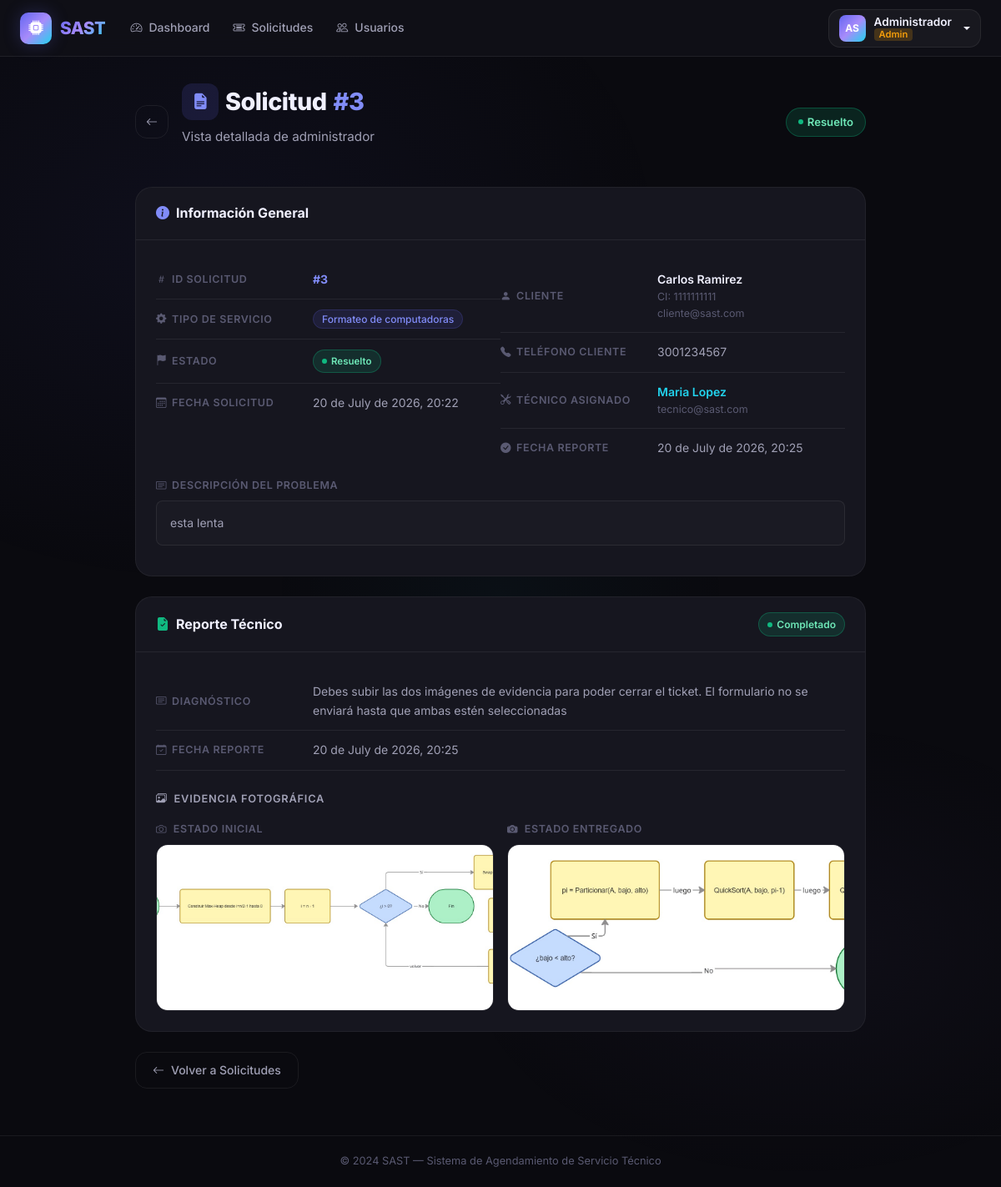
/admin/solicitudes/3 (signed in), run on the app's committed database.
### app/models/user.py (models this page shows, shortened)
class User(UserMixin, db.Model):
    __tablename__ = 'user'
    id_user = db.Column(db.Integer, primary_key=True, autoincrement=True)
    ncedula = db.Column('Ncedula', db.String(20), nullable=False, unique=True)
    nombres = db.Column('Nombres', db.String(100), nullable=False)
    apellidos = db.Column('Apellidos', db.String(100), nullable=False)
    fecha_nacimiento = db.Column(db.Date, nullable=False)
    numero_telefono = db.Column(db.String(20), nullable=False)
    correo = db.Column('Correo', db.String(150), nullable=False, unique=True)
    contrasena = db.Column(db.String(255), nullable=False)
    sector = db.Column('Sector', db.String(100), nullable=False)
    declaracion_veracidad = db.Column(db.Boolean, default=False)
    autorizacion_datos = db.Column(db.Boolean, default=False)
    reset_token = db.Column(db.String(100), nullable=True, unique=True)
    reset_token_expiry = db.Column(db.DateTime, nullable=True)
    id_rol = db.Column(db.Integer, db.ForeignKey('roles.id_rol'), nullable=False)
    solicitudes_como_cliente = db.relationship(
        'Solicitud', foreign_keys='Solicitud.id_cliente',
        backref='cliente', lazy='dynamic'
    )
    solicitudes_como_tecnico = db.relationship(
        'Solicitud', foreign_keys='Solicitud.id_tecnico',
        backref='tecnico', lazy='dynamic'
    )
    mensajes_enviados = db.relationship('Mensaje', backref='remitente', lazy='dynamic')
    reportes = db.relationship('Reporte', backref='tecnico_reporte', lazy='dynamic')
    calificaciones_dadas = db.relationship('CalificacionTecnico', backref='cliente_calificador', lazy='dynamic')
    detalles_tecnico = db.relationship('DetallesTecnico', backref='tecnico_detalle', uselist=False)
    @property
    def nombre_completo(self):
        return f'{self.nombres} {self.apellidos}'
    @property
    def es_admin(self):
        return self.rol.nombre_rol == 'admin'
    @property
    def es_solicitante(self):
        return self.rol.nombre_rol == 'solicitante'

class Rol(db.Model):
    __tablename__ = 'roles'
    id_rol = db.Column(db.Integer, primary_key=True, autoincrement=True)
    nombre_rol = db.Column(db.String(50), nullable=False)
    usuarios = db.relationship('User', backref='rol', lazy=True)

### app/models/solicitud.py (models this page shows, shortened)
class Solicitud(db.Model):
    __tablename__ = 'solicitudes'
    id_solicitud = db.Column(db.Integer, primary_key=True, autoincrement=True)
    descripcion = db.Column(db.Text, nullable=False)
    fecha_atencion = db.Column(db.Date, nullable=False)
    horario_solicitado = db.Column(db.String(50), nullable=False)
    recursos_adicionales = db.Column(db.Text)
    fecha_creacion = db.Column(db.DateTime, default=datetime.utcnow)
    id_cliente = db.Column(db.Integer, db.ForeignKey('user.id_user'), nullable=False)
    id_tecnico = db.Column(db.Integer, db.ForeignKey('user.id_user'), nullable=True)
    id_estado = db.Column(db.Integer, db.ForeignKey('estado_solicitudes.id_estado'), nullable=False)
    id_tipo_soporte = db.Column(db.Integer, db.ForeignKey('tipo_soportes.id_tipo_soporte'), nullable=False)
    mensajes = db.relationship('Mensaje', backref='solicitud', lazy='dynamic', cascade='all, delete-orphan')
    reporte = db.relationship('Reporte', backref='solicitud', uselist=False, cascade='all, delete-orphan')
    calificacion = db.relationship('CalificacionTecnico', backref='solicitud', uselist=False, cascade='all, delete-orphan')

class EstadoSolicitud(db.Model):
    __tablename__ = 'estado_solicitudes'
    id_estado = db.Column(db.Integer, primary_key=True, autoincrement=True)
    nombre_estado = db.Column(db.String(50), nullable=False)
    solicitudes = db.relationship('Solicitud', backref='estado', lazy=True)

class TipoSoporte(db.Model):
    __tablename__ = 'tipo_soportes'
    id_tipo_soporte = db.Column(db.Integer, primary_key=True, autoincrement=True)
    nombre_soporte = db.Column(db.String(100), nullable=False)
    solicitudes = db.relationship('Solicitud', backref='tipo_soporte', lazy=True)

### app/models/reporte.py (models this page shows, shortened)
class Reporte(db.Model):
    __tablename__ = 'reportes'
    id_reporte = db.Column(db.Integer, primary_key=True, autoincrement=True)
    id_solicitud = db.Column(db.Integer, db.ForeignKey('solicitudes.id_solicitud'), nullable=False)
    id_tecnico = db.Column(db.Integer, db.ForeignKey('user.id_user'), nullable=False)
    descripcion_trabajo = db.Column(db.Text, nullable=False)
    imagen_evidencia_1 = db.Column(db.String(255), nullable=False)  # Obligatorio: cómo recibió
    imagen_evidencia_2 = db.Column(db.String(255), nullable=False)  # Obligatorio: cómo entregó
    fecha_creacion = db.Column(db.DateTime, default=datetime.utcnow)

### app/blueprints/admin/__init__.py (the view)
@admin_bp.route('/solicitudes/<int:solicitud_id>')
@login_required
@admin_required
def ver_solicitud(solicitud_id):
    solicitud = Solicitud.query.get_or_404(solicitud_id)
    return render_template('admin/ver_solicitud.html', solicitud=solicitud)

### app/blueprints/admin/__init__.py (called while the page is built)
def admin_required(f):
    @wraps(f)
    def decorated(*args, **kwargs):
        if not current_user.is_authenticated:
            return redirect(url_for('auth.login'))
        if not current_user.es_admin:
            abort(403)
        return f(*args, **kwargs)
    return decorated

### app/templates/admin/ver_solicitud.html (shortened to what this page needs)
{% extends 'base.html' %}
{% block content %}
<div class="container" style="max-width:900px;">
  <div class="page-header">
    <div class="d-flex align-items-center justify-content-between flex-wrap gap-3">
      <div class="d-flex align-items-center gap-3">
        <a href="{{ url_for('admin.solicitudes') }}" class="btn-outline-custom" style="padding:8px 12px;flex-shrink:0;">
          <i class="bi bi-arrow-left"></i>
        </a>
        <div>
          <h1 class="d-flex align-items-center gap-2">
            <span class="stat-icon purple" style="width:44px;height:44px;border-radius:12px;font-size:1.2rem;">
              <i class="bi bi-file-earmark-text-fill"></i>
            </span>
            Solicitud <span style="color:var(--primary-light);">#{{ solicitud.id_solicitud }}</span>
          </h1>
          <p>Vista detallada de administrador</p>
        </div>
      </div>
      <div class="d-flex gap-2 align-items-center">
        {% set estado_slug = solicitud.estado.nombre_estado | lower | replace(' ', '-') %}
        <span class="badge-status status-{{ estado_slug }}" style="font-size:0.82rem;padding:6px 14px;">
          {{ solicitud.estado.nombre_estado }}
        </span>
      </div>
    </div>
  </div>
  <div class="section-card mb-4">
    <div class="section-card-header">
      <div class="d-flex align-items-center gap-2">
        <i class="bi bi-info-circle-fill" style="color:var(--primary-light);"></i>
        <span style="font-weight:700;">Información General</span>
      </div>
    </div>
    <div class="section-card-body">
      <div class="row g-0">
        <div class="col-md-6">
          <div class="detail-row">
            <div class="detail-label"><i class="bi bi-hash"></i> ID Solicitud</div>
            <div class="detail-value" style="font-weight:700;color:var(--primary-light);">#{{ solicitud.id_solicitud }}</div>
          </div>
          <div class="detail-row">
            <div class="detail-label"><i class="bi bi-gear-fill"></i> Tipo de Servicio</div>
            <div class="detail-value">
              <span class="badge-type">{{ solicitud.tipo_soporte.nombre_soporte }}</span>
            </div>
          </div>
          <div class="detail-row">
            <div class="detail-label"><i class="bi bi-flag-fill"></i> Estado</div>
            <div class="detail-value">
              <span class="badge-status status-{{ estado_slug }}">{{ solicitud.estado.nombre_estado }}</span>
            </div>
          </div>
          <div class="detail-row">
            <div class="detail-label"><i class="bi bi-calendar3"></i> Fecha Solicitud</div>
            <div class="detail-value">
              {{ solicitud.fecha_creacion.strftime('%d de %B de %Y, %H:%M') if solicitud.fecha_creacion else '—' }}
            </div>
          </div>
        </div>
        <div class="col-md-6">
          <div class="detail-row">
            <div class="detail-label"><i class="bi bi-person-fill"></i> Cliente</div>
            <div class="detail-value">
              <div style="font-weight:600;color:var(--text-primary);">{{ solicitud.cliente.nombre_completo }}</div>
              <div style="font-size:0.78rem;color:var(--text-muted);">CI: {{ solicitud.cliente.ncedula }}</div>
              <div style="font-size:0.78rem;color:var(--text-muted);">{{ solicitud.cliente.correo }}</div>
            </div>
          </div>
          <div class="detail-row">
            <div class="detail-label"><i class="bi bi-telephone-fill"></i> Teléfono Cliente</div>
            <div class="detail-value">{{ solicitud.cliente.numero_telefono or '—' }}</div>
          </div>
          <div class="detail-row">
            <div class="detail-label"><i class="bi bi-tools"></i> Técnico Asignado</div>
            <div class="detail-value">
              {% if solicitud.tecnico %}
              <div style="font-weight:600;color:var(--secondary);">{{ solicitud.tecnico.nombre_completo }}</div>
              <div style="font-size:0.78rem;color:var(--text-muted);">{{ solicitud.tecnico.correo }}</div>
              {% else %}
              <span style="color:var(--text-muted);font-style:italic;">No asignado</span>
              {% endif %}
            </div>
          </div>
          {% if solicitud.reporte %}
          <div class="detail-row">
            <div class="detail-label"><i class="bi bi-check-circle-fill"></i> Fecha Reporte</div>
            <div class="detail-value">{{ solicitud.reporte.fecha_creacion.strftime('%d de %B de %Y, %H:%M') }}</div>
          </div>
          {% endif %}
        </div>
      </div>
      <div class="detail-row" style="flex-direction:column;gap:8px;border-bottom:none;">
        <div class="detail-label"><i class="bi bi-card-text"></i> Descripción del Problema</div>
        <div class="detail-value" style="background:rgba(255,255,255,0.02);border:1px solid var(--border);border-radius:var(--radius-sm);padding:14px 16px;line-height:1.7;">
          {{ solicitud.descripcion }}
        </div>
      </div>
    </div>
  </div>
  {% if solicitud.reporte %}
  <div class="section-card mb-4">
    <div class="section-card-header">
      <div class="d-flex align-items-center gap-2">
        <i class="bi bi-file-earmark-check-fill" style="color:var(--success);"></i>
        <span style="font-weight:700;">Reporte Técnico</span>
      </div>
      <span class="badge-status status-resuelto" style="font-size:0.75rem;">Completado</span>
    </div>
    <div class="section-card-body">
      <div class="detail-row">
        <div class="detail-label"><i class="bi bi-card-text"></i> Diagnóstico</div>
        <div class="detail-value">{{ solicitud.reporte.descripcion_trabajo }}</div>
      </div>
      <div class="detail-row">
        <div class="detail-label"><i class="bi bi-calendar-check"></i> Fecha Reporte</div>
        <div class="detail-value">{{ solicitud.reporte.fecha_creacion.strftime('%d de %B de %Y, %H:%M') }}</div>
      </div>
      {% if solicitud.reporte.imagen_evidencia_1 or solicitud.reporte.imagen_evidencia_2 %}
      <div class="mt-4">
        <div class="form-label mb-3"><i class="bi bi-images me-1"></i> Evidencia Fotográfica</div>
        <div class="evidence-grid">
          {% if solicitud.reporte.imagen_evidencia_1 %}
          <div>
            <div style="font-size:0.78rem;color:var(--text-muted);margin-bottom:8px;font-weight:600;text-transform:uppercase;letter-spacing:.05em;">
              <i class="bi bi-camera me-1"></i> Estado Inicial
            </div>
            <img src="{{ url_for('static', filename=solicitud.reporte.imagen_evidencia_1) }}"
                 alt="Estado inicial" class="evidence-img"
                 onclick="window.open(this.src, '_blank')">
          </div>
          {% endif %}
          {% if solicitud.reporte.imagen_evidencia_2 %}
          <div>
            <div style="font-size:0.78rem;color:var(--text-muted);margin-bottom:8px;font-weight:600;text-transform:uppercase;letter-spacing:.05em;">
              <i class="bi bi-camera-fill me-1"></i> Estado Entregado
            </div>
            <img src="{{ url_for('static', filename=solicitud.reporte.imagen_evidencia_2) }}"
                 alt="Estado entregado" class="evidence-img"
                 onclick="window.open(this.src, '_blank')">
          </div>
          {% endif %}
        </div>
      </div>
      {% endif %}
    </div>
  </div>
  {% endif %}
  <div class="d-flex gap-3 justify-content-between flex-wrap pb-4">
    <a href="{{ url_for('admin.solicitudes') }}" class="btn-outline-custom">
      <i class="bi bi-arrow-left"></i> Volver a Solicitudes
    </a>
  </div>
</div>
{% endblock %}

### app/templates/base.html (shortened to what this page needs)
<!DOCTYPE html>
<html lang="es">
<head>
    <link href="https://cdn.jsdelivr.net/npm/bootstrap@5.3.3/dist/css/bootstrap.min.css" rel="stylesheet">
    <link rel="stylesheet" href="https://cdn.jsdelivr.net/npm/bootstrap-icons@1.11.3/font/bootstrap-icons.min.css">
    <link rel="stylesheet" href="{{ url_for('static', filename='css/main.css') }}">
</head>
<body>
{% if current_user.is_authenticated %}
<nav class="navbar navbar-expand-lg" id="mainNavbar">
    <div class="container-fluid px-4">
        <a class="navbar-brand" href="{{ url_for('index') }}">
            <div class="brand-icon">
                <i class="bi bi-cpu-fill"></i>
            </div>
            <span>SAST</span>
        </a>
        <div class="collapse navbar-collapse" id="navContent">
            <ul class="navbar-nav me-auto mb-2 mb-lg-0">
                {% if current_user.es_admin %}
                <li class="nav-item">
                    <a class="nav-link {% if request.endpoint == 'admin.dashboard' %}active{% endif %}"
                       href="{{ url_for('admin.dashboard') }}">
                        <i class="bi bi-speedometer2 me-1"></i>Dashboard
                    </a>
                </li>
                <li class="nav-item">
                    <a class="nav-link {% if request.endpoint == 'admin.solicitudes' %}active{% endif %}"
                       href="{{ url_for('admin.solicitudes') }}">
                        <i class="bi bi-ticket-detailed me-1"></i>Solicitudes
                    </a>
                </li>
                <li class="nav-item">
                    <a class="nav-link {% if request.endpoint == 'admin.usuarios' %}active{% endif %}"
                       href="{{ url_for('admin.usuarios') }}">
                        <i class="bi bi-people me-1"></i>Usuarios
                    </a>
                </li>
                {% endif %}
            </ul>
            <div class="dropdown user-menu">
                <button class="btn user-btn dropdown-toggle" type="button" data-bs-toggle="dropdown">
                    <div class="user-avatar">
                        {{ current_user.nombres[0] }}{{ current_user.apellidos[0] }}
                    </div>
                    <div class="user-info">
                        <span class="user-name">{{ current_user.nombres }}</span>
                        <span class="user-role role-{{ current_user.rol.nombre_rol | replace('é', 'e') | replace('ó', 'o') }}">
                            {{ current_user.rol.nombre_rol | capitalize }}
                        </span>
                    </div>
                </button>
            </div>
        </div>
    </div>
</nav>
{% endif %}
<div id="liveToastContainer" class="toast-container position-fixed bottom-0 end-0 p-3" style="z-index:9999;">
</div>
<main class="main-content {% if not current_user.is_authenticated %}auth-page{% endif %}">
    {% block content %}{% endblock %}
</main>
<footer class="app-footer">
    <div class="container text-center">
        <span>© 2024 SAST — Sistema de Agendamiento de Servicio Técnico</span>
    </div>
</footer>
</body>
</html>

### data on the page
User: Nombres "A", Apellidos "S", nombres "Administrador"
Rol: rol.nombre_rol "Admin"
Solicitud: id_solicitud "3", fecha_creacion "20 de July de 2026, 20:22", descripcion "esta lenta"
EstadoSolicitud: estado.nombre_estado "Resuelto"
TipoSoporte: tipo_soporte.nombre_soporte "Formateo de computadoras"
User: cliente.nombre_completo "Carlos Ramirez", cliente.ncedula "1111111111", cliente.correo "cliente@sast.com", cliente "3001234567"
User: tecnico.nombre_completo "Maria Lopez", tecnico.correo "tecnico@sast.com"
Reporte: reporte.fecha_creacion "20 de July de 2026, 20:25", reporte.descripcion_trabajo "Debes subir las dos imágenes de evidencia para poder cerrar el ticket. El formulario no se enviará hasta que ambas estén seleccionadas", imagen_evidencia_1 (picture), imagen_evidencia_2 (picture)
